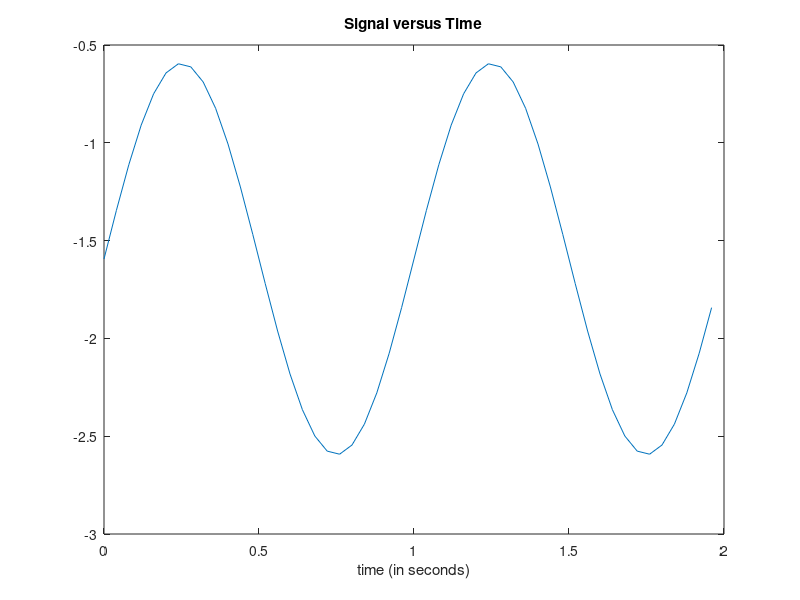

The MATLAB script that drew this image:
   %% Time specifications:
   Fs = 25;                   % samples per second
   dt = 1/Fs;                   % seconds per sample
   StopTime = 2;             % seconds
   t = (0:dt:StopTime-dt)';     % seconds
   sigma=1              %noise
 
   %% Sine wave:
   Fc = 60/60;                     % hertz
   %x = sin(2*pi*Fc*t);
   random_d= rand(size(t))-0.5;
   x = sin(2*pi*Fc*t)% +  sigma*random_d(t)  %add noise
   for iterator = 1:size(x)
       x=x+sigma*random_d(iterator);
   end
   % Plot the signal versus time:
   figure;
   plot(t,x);
   xlabel('time (in seconds)');
   title('Signal versus Time');
   Stack=[(1:iterator)' t];